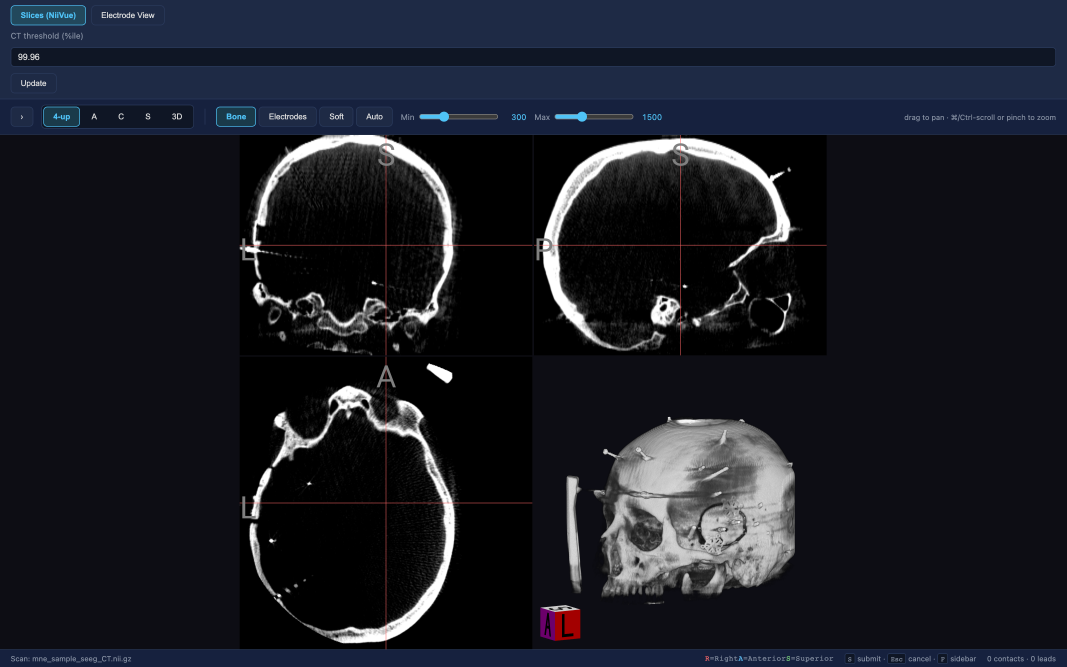
#> input picture paper/figures/fig1/assets/screens/mne_slices_nosidebar.png, 3200 x 2000 px (shown at 1/3 size)
$ python compose_fig1.py
#> lines starting #> are read from the running program, lines starting #| are printed output that depends on the picture
"""Compose Figure 1 (overview) v1 as an editable SVG plus a PNG preview.

Run capture_screens.py and render_brain.py first. Then:

    conda run -n voxfig python paper/figures/fig1/scripts/compose_fig1.py

Writes fig1_v1.svg (images linked from assets/, so Affinity keeps them as
separate replaceable layers) and fig1_v1.png. Placeholders are hatched boxes.
"""
from pathlib import Path

import cairosvg
from PIL import Image

FIG = Path(__file__).resolve().parents[1]
A = FIG / "assets"
CROPS = A / "crops"

INK = "#1b2233"
MUTED = "#5b6475"
ACCENT = "#0ea5e9"   # VoxTool's own cyan, so the figure matches the app
WARM = "#e4572e"     # electrodes / contacts
PANEL = "#f3f5f8"
FONT = "Helvetica, Arial, sans-serif"


def crop(src, box, name, trim=False):
#> called with box = (720, 405, 2480, 1945), name = 'slices_4up.png', trim = False
    CROPS.mkdir(parents=True, exist_ok=True)
    im = Image.open(src)
#> im is the input picture: PIL image 3200x2000 RGB; mean R, G, B 26.3, 28.7, 37.6
    if box:
        im = im.crop(box)
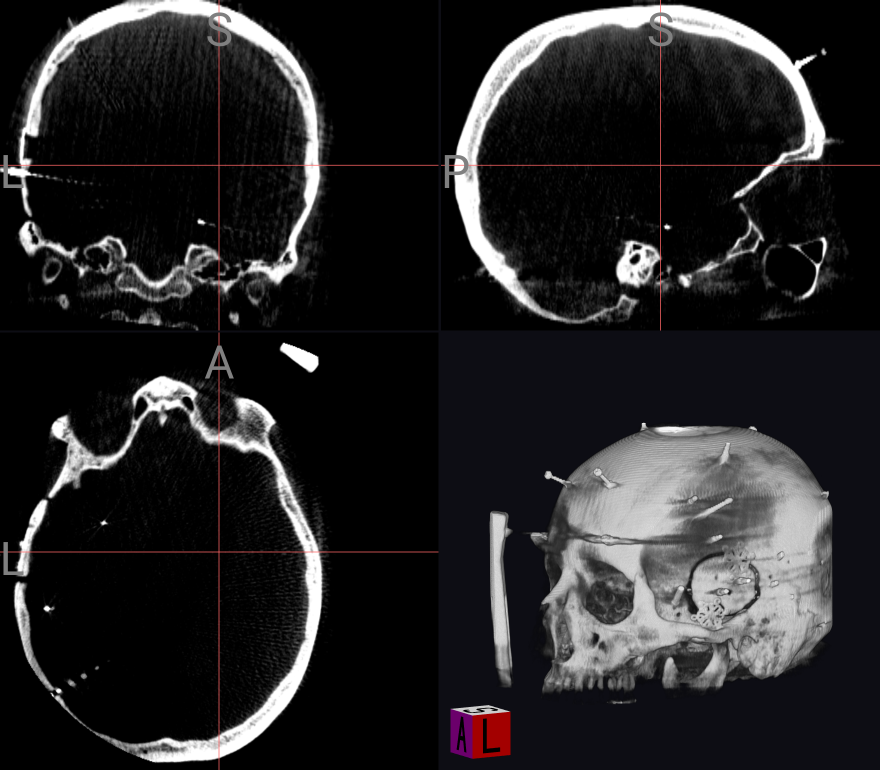
#> im: PIL image 1760x1540 RGB (shown at 1/2 size); mean R, G, B 36.5, 35.6, 37
    if trim:
        im = im.crop(im.getbbox())
    out = CROPS / name
    im.save(out)
    return out.relative_to(FIG).as_posix(), im.size


def make_crops():
    s = A / "screens"
    return {
        "slices": crop(s / "mne_slices_nosidebar.png", (720, 405, 2480, 1945), "slices_4up.png"),
        "axial": crop(s / "mne_slices_nosidebar.png", (720, 1070, 1597, 1945), "axial.png"),
        "coronal": crop(s / "mne_slices_nosidebar.png", (720, 405, 1597, 1065), "coronal.png"),
        "cloud": crop(s / "mne_cloud_nosidebar.png", (1040, 480, 2320, 1760), "cloud.png"),
        "app": crop(s / "mne_app_cloud.png", None, "app_full.png"),
        "brain": crop(A / "renders" / "brain_electrodes_lateral_left.png", None, "brain.png", trim=True),
    }
#> call 2 of crop, with box = (720, 1070, 1597, 1945), name = 'axial.png', trim = False
#> in crop (call 2), `im = im.crop(box)`:
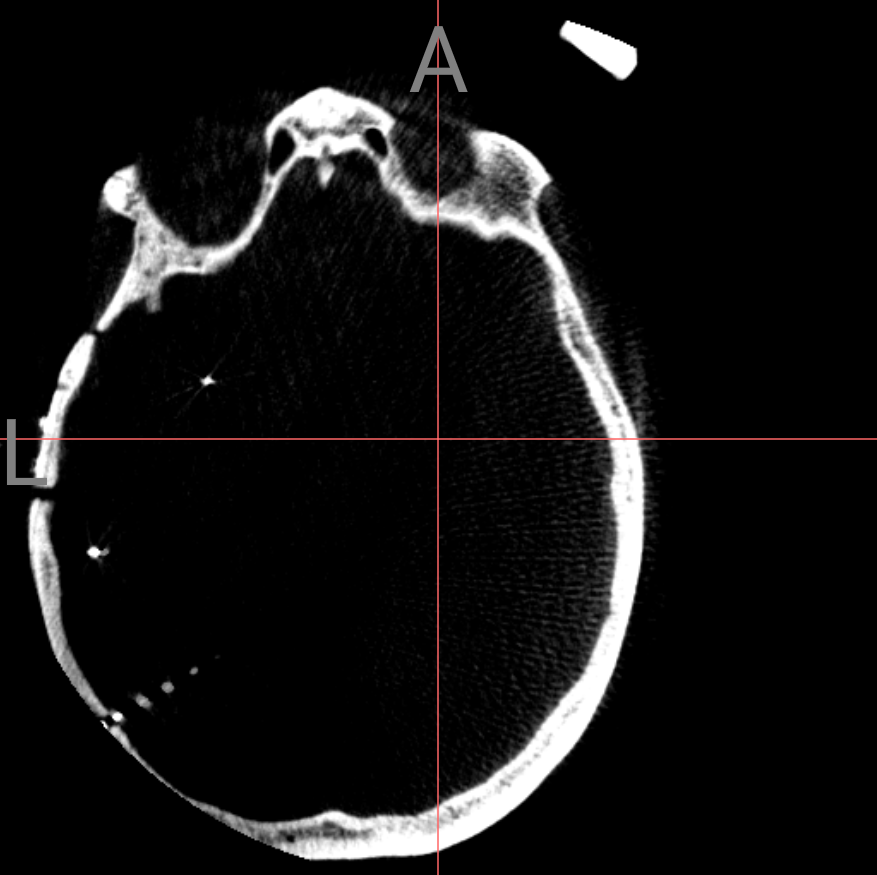
#> im: PIL image 877x875 RGB; mean R, G, B 20.8, 20.3, 20.3
#> call 3 of crop, with box = (720, 405, 1597, 1065), name = 'coronal.png', trim = False
#> in crop (call 3), `im = im.crop(box)`:
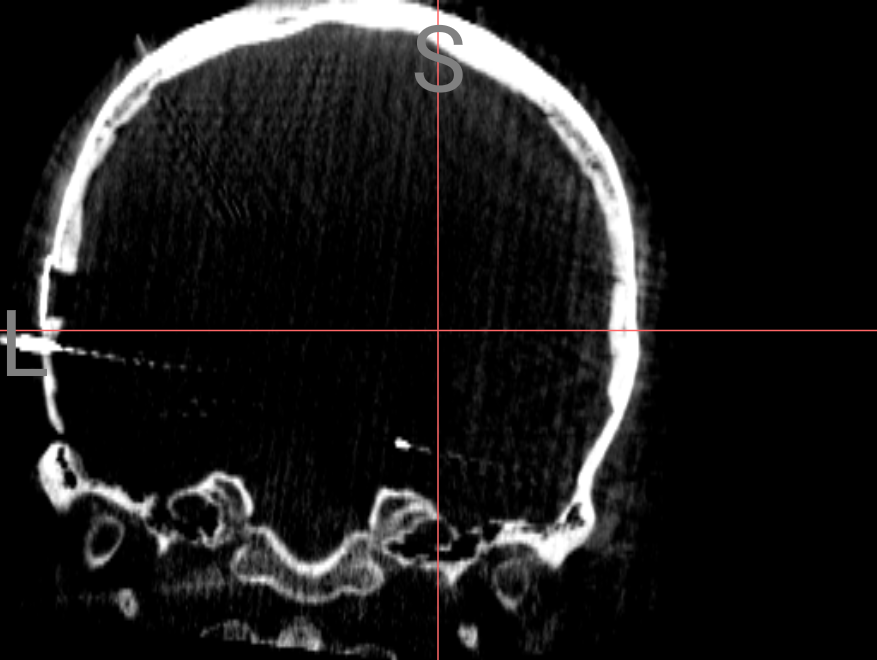
#> im: PIL image 877x660 RGB; mean R, G, B 27.9, 27.3, 27.3
#> call 4 of crop, with box = (1040, 480, 2320, 1760), name = 'cloud.png', trim = False
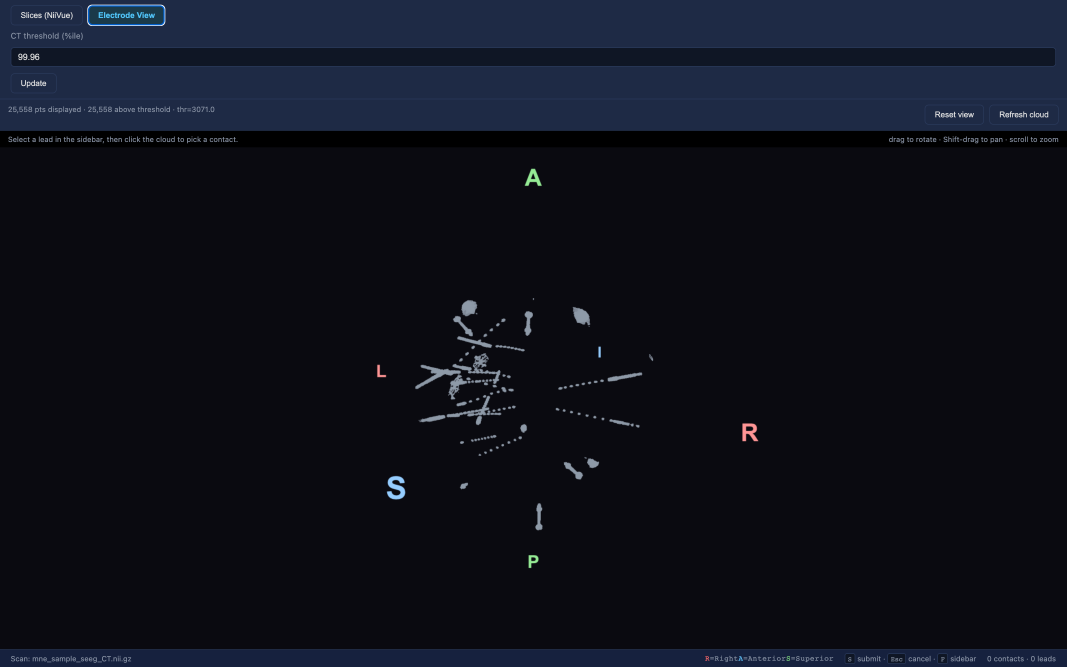
#> input picture paper/figures/fig1/assets/screens/mne_cloud_nosidebar.png, 3200 x 2000 px (shown at 1/3 size)
#> in crop, im is the input picture: PIL image 3200x2000 RGB; mean R, G, B 14.8, 17.5, 27.8
#> in crop (call 4), `im = im.crop(box)`:
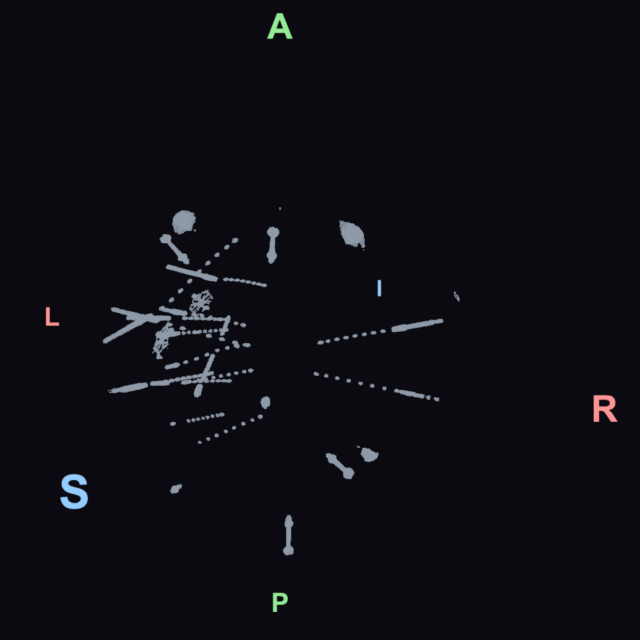
#> im: PIL image 1280x1280 RGB (shown at 1/2 size); mean R, G, B 12.8, 13, 19.1


# [26 lines left out: functions text, image, placeholder, not called in this run]


def badge(x, y, n):
    return (f'<circle cx="{x}" cy="{y}" r="17" fill="{INK}"/>'
            + text(x, y + 6, str(n), size=18, weight="bold", fill="white", anchor="middle"))


def heading(x, y, n, title):
    return badge(x + 17, y - 6, n) + text(x + 44, y, title, size=24, weight="bold")


# [53 lines left out: functions arrow, chip, implant_plan, window, cloud_shape, not called in this run]


def build():
    c = make_crops()
    W, H = 2000, 1180
    parts = [
        f'<svg xmlns="http://www.w3.org/2000/svg" xmlns:xlink="http://www.w3.org/1999/xlink" '
        f'width="{W}" height="{H}" viewBox="0 0 {W} {H}">',
        '<defs>'
        '<pattern id="hatch" width="14" height="14" patternUnits="userSpaceOnUse" '
        'patternTransform="rotate(45)"><rect width="14" height="14" fill="#f7f8fa"/>'
        '<line x1="0" y1="0" x2="0" y2="14" stroke="#e3e6ec" stroke-width="5"/></pattern>'
        f'<marker id="arrow" viewBox="0 0 10 10" refX="8" refY="5" markerWidth="5" '
        f'markerHeight="5" orient="auto"><path d="M0,0 L10,5 L0,10 z" fill="{INK}"/></marker>'
        '<filter id="shadow" x="-10%" y="-10%" width="120%" height="130%">'
        '<feDropShadow dx="0" dy="6" stdDeviation="9" flood-opacity="0.22"/></filter>'
        '</defs>',
        f'<rect width="{W}" height="{H}" fill="white"/>',
    ]

    # 1 · The patient: why localization matters, and what a CT is.
    parts += [
        f'<g id="panel-1-patient">',
        heading(40, 60, 1, "The patient"),
        placeholder(40, 90, 420, 330, ["Operating-room photo", "open craniotomy with ECoG grid",
                                       "and sEEG depth leads", "source: CC-licensed / BioRender / Dan"]),
        text(40, 470, "What is a CT?", size=20, weight="bold"),
        placeholder(40, 490, 200, 240, ["Person", "in the scanner", "(BioRender)"]),
        arrow(248, 610, 262, 610),
        image(c["coronal"][0], 270, 490, 190, 240, rx=12, clip_id="clip-coronal"),
        text(365, 755, "one CT slice", size=14, fill=MUTED, anchor="middle"),
        text(40, 800, "Bright = dense: bone, and metal", size=16, fill=MUTED),
        text(40, 822, "electrodes brightest of all.", size=16, fill=MUTED),
        '</g>',
    ]

    # 2 · Inputs.
    parts += [
        f'<g id="panel-2-inputs">',
        heading(510, 60, 2, "Inputs"),
        implant_plan(510, 90, 250, 270),
        f'<rect x="530" y="420" width="230" height="230" rx="12" fill="#0b0d12"/>',
        f'<rect x="520" y="410" width="230" height="230" rx="12" fill="#11141b"/>',
        image(c["axial"][0], 510, 400, 230, 230, rx=12, clip_id="clip-ct"),
        text(510, 680, "Post-implant CT", size=18, weight="bold"),
        text(510, 704, "NIfTI (.nii / .nii.gz)", size=14, fill=MUTED),
        '</g>',
        arrow(470, 260, 500, 260),
        arrow(770, 400, 815, 400),
    ]

    # 3 · VoxTool: real screenshots of v1.1.2 on the public sample CT.
    vx, vy, vw, vh = 830, 90, 700, 560
    sw, sh = c["slices"][1]
    parts += [
        f'<g id="panel-3-voxtool">',
        heading(vx, 60, 3, "VoxTool"),
        window(vx, vy, vw, vh, "VoxTool 1.1 · Slices"),
        image(c["slices"][0], vx + 10, vy + 40, vw - 20, vh - 50, preserve="xMidYMid meet"),
        window(vx + vw - 340, vy + vh - 250, 320, 290, "Electrode View"),
        image(c["cloud"][0], vx + vw - 330, vy + vh - 212, 300, 242, preserve="xMidYMid slice", rx=8, clip_id="clip-cloud"),
        chip(vx, vy + 600, 250, "Plan pre-fills leads (LLM)"),
        chip(vx, vy + 648, 250, "Click snaps to contact"),
        chip(vx, vy + 696, 250, "Fill in between ends"),
        text(vx + 270, vy + 625, "macOS · Windows desktop app", size=15, fill=MUTED),
        text(vx + 270, vy + 649, "Linux from source · web app", size=15, fill=MUTED),
        '</g>',
        arrow(1540, 400, 1580, 400),
    ]

    # 4 · Outputs.
    bw, bh = c["brain"][1]
    bwid = 380
    bhei = bwid * bh / bw
    parts += [
        f'<g id="panel-4-outputs">',
        heading(1590, 60, 4, "Outputs"),
        f'<rect x="1590" y="90" width="380" height="200" rx="12" fill="{PANEL}"/>',
        text(1610, 125, "Contact coordinates", size=18, weight="bold"),
        text(1610, 150, "voxel (i, j, k) · JSON or TXT", size=14, fill=MUTED),
        f'<text x="1610" y="190" font-family="Menlo, Courier New, monospace" font-size="15" fill="{INK}">'
        '<tspan x="1610">lead   #   i    j    k</tspan>'
        '<tspan x="1610" dy="24">LAMY   1   ·    ·    ·</tspan>'
        '<tspan x="1610" dy="24">LAMY   2   ·    ·    ·</tspan>'
        '<tspan x="1610" dy="24">…</tspan></text>',
        image(c["brain"][0], 1590, 330, bwid, bhei, preserve="xMidYMid meet"),
        text(1780, 330 + bhei + 24, "every contact on the brain", size=14, fill=MUTED, anchor="middle"),
        text(1780, 330 + bhei + 44, "(via iEEG-recon or similar)", size=14, fill=MUTED, anchor="middle"),
        '</g>',
    ]

    # 5 · Cloud and APIs, along the bottom.
    by = 900
    parts += [
        f'<g id="panel-5-cloud">',
        f'<rect x="40" y="{by - 40}" width="1930" height="300" rx="18" fill="{PANEL}"/>',
        heading(60, by, 5, "Share through the cloud"),
        cloud_shape(560, by + 140, 1.1),
        text(560, by + 160, "Cloud data", size=20, weight="bold", anchor="middle"),
        # Logos from each project's own GitHub repo; check brand rules before publishing.
        f'<rect x="780" y="{by + 40}" width="230" height="110" rx="14" fill="white" '
        f'stroke="#d5dbe4" stroke-width="2"/>',
        image("assets/logos/pennsieve-logo-full.png", 800, by + 75, 190, 40,
              preserve="xMidYMid meet"),
        f'<rect x="1040" y="{by + 40}" width="230" height="110" rx="14" fill="white" '
        f'stroke="#d5dbe4" stroke-width="2"/>',
        image("assets/logos/openneuro-brand-mark.png", 1056, by + 67, 56, 56,
              preserve="xMidYMid meet"),
        text(1120, by + 104, "OpenNeuro", size=23, weight="bold"),
        text(1025, by + 190, "open scans · save coordinates", size=16, fill=MUTED, anchor="middle"),
        f'<path d="M 1180 {by - 40} C 1180 {by - 90}, 1180 {by - 120}, 1180 {by - 150}" '
        f'stroke="{ACCENT}" stroke-width="4" fill="none" marker-end="url(#arrow)"/>',
        f'<path d="M 720 {by + 95} L 770 {by + 95}" stroke="{ACCENT}" stroke-width="4" '
        f'marker-end="url(#arrow)"/>',
        text(1210, by - 85, "API", size=30, weight="bold", fill=ACCENT),
        arrow(1300, by + 95, 1400, by + 95),
        text(1420, by + 85, "Downstream", size=20, weight="bold"),
        text(1420, by + 112, "iEEG-recon · MNE · other pipelines", size=16, fill=MUTED),
        text(60, by + 230, "Example data: MNE-Python sample sEEG subject (public, BSD-3). "
             "Screenshots: VoxTool 1.1.2.", size=14, fill=MUTED, italic=True),
        '</g>',
        '</svg>',
    ]
    svg = "\n".join(parts)
    svg_path = FIG / "fig1_v1.svg"
    svg_path.write_text(svg)
    cairosvg.svg2png(url=str(svg_path), write_to=str(FIG / "fig1_v1.png"), output_width=W * 2, unsafe=True)  # unsafe: allow linked local images
    print("wrote", svg_path, FIG / "fig1_v1.png")


if __name__ == "__main__":
#> (the run stopped early here; a loop or call above may not have finished)
